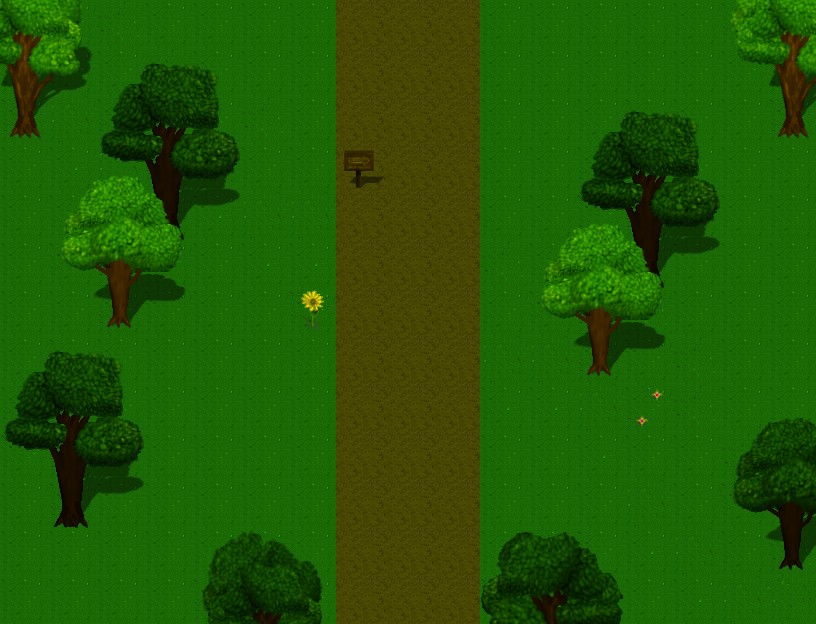

Rendered tile map (Tiled .tmx) drawn with the repository's tilesets; below, a short description and the full map source, tile grids included:
An orthogonal 17x13 tile map with 48x48 px tiles, 3 tile layers (Tile Layer 1, Object Layer, Object Layer2), 2 tilesets.

<map version="1.5" tiledversion="1.7.2" orientation="orthogonal" renderorder="right-down" width="17" height="13" tilewidth="48" tileheight="48" infinite="0" nextlayerid="4" nextobjectid="1">
 <tileset firstgid="1" source="Tiled_A.tsx" />
 <tileset firstgid="129" source="Tiled_B.tsx" />
 <layer id="1" name="Tile Layer 1" width="17" height="13">
  <data encoding="csv">
9,1,2,1,1,1,1,33,33,34,1,1,1,1,1,1,1,
17,1,1,2,1,1,1,41,41,42,1,1,1,1,1,1,1,
1,9,1,1,1,2,1,49,49,50,1,1,1,1,1,1,1,
1,17,9,9,9,1,1,33,33,34,1,1,1,1,1,1,1,
1,1,17,17,17,9,9,41,41,42,1,1,1,1,1,1,1,
1,1,1,1,1,17,17,49,49,50,2,1,1,1,1,1,1,
1,1,1,1,1,1,1,33,33,34,1,1,1,2,1,1,1,
1,1,1,1,1,1,1,41,41,42,9,9,1,1,2,1,1,
1,1,1,1,1,1,1,49,49,50,17,17,9,1,2,1,1,
1,1,1,1,1,1,1,33,33,34,1,1,17,1,1,2,1,
1,1,1,1,1,1,1,41,41,42,1,1,1,9,1,1,2,
1,1,1,1,1,1,1,49,49,50,1,1,1,17,9,1,2,
1,1,1,1,1,1,1,33,33,34,1,1,1,1,17,9,10
</data>
 </layer>
 <layer id="2" name="Object Layer" width="17" height="13">
  <data encoding="csv">
0,0,0,0,0,0,0,0,0,0,0,0,0,0,0,0,0,
0,0,129,130,131,0,0,0,0,0,0,0,0,0,0,0,0,
0,0,145,146,147,0,0,0,0,0,0,0,129,130,131,0,0,
0,0,161,162,163,0,0,153,0,0,0,0,145,146,147,0,0,
0,0,177,178,179,0,0,0,0,0,0,0,161,162,163,0,0,
0,0,0,0,0,0,0,0,0,0,0,0,177,178,179,0,0,
0,0,0,0,0,0,216,0,0,0,0,0,0,0,0,0,0,
129,130,131,0,0,0,0,0,0,0,0,0,0,0,0,0,0,
145,146,147,0,0,0,0,0,0,0,0,0,0,200,0,132,133,
161,162,163,0,0,0,0,0,0,0,0,0,0,0,0,148,149,
177,178,179,0,0,0,0,0,0,0,0,0,0,0,0,164,165,
0,0,0,0,196,197,198,0,0,0,193,194,195,0,0,180,181,
0,0,0,0,212,213,214,0,0,0,209,210,211,0,0,0,0
</data>
 </layer>
 <layer id="3" name="Object Layer2" width="17" height="13">
  <data encoding="csv">
341,342,0,0,0,0,0,0,0,0,0,0,0,0,0,340,341,
357,358,0,0,0,0,0,0,0,0,0,0,0,0,0,356,357,
373,374,0,0,0,0,0,0,0,0,0,0,0,0,0,372,373,
0,260,261,262,0,0,0,0,0,0,0,0,0,0,0,0,0,
0,276,277,278,0,0,0,0,0,0,0,260,261,262,0,0,0,
0,292,293,294,0,0,0,0,0,0,0,276,277,278,0,0,0,
0,308,309,310,0,0,0,0,0,0,0,292,293,294,0,0,0,
0,0,0,0,0,0,0,0,0,0,0,308,309,310,0,0,0,
0,0,0,0,0,0,0,0,0,0,0,0,0,0,0,0,0,
0,0,0,0,0,0,0,0,0,0,0,0,0,0,0,0,0,
0,0,0,0,0,0,0,0,0,0,0,0,0,0,0,0,0,
0,0,0,0,0,0,0,0,0,0,0,0,0,0,0,0,0,
0,0,0,0,0,0,0,0,0,0,0,0,0,0,0,0,0
</data>
 </layer>
</map>
